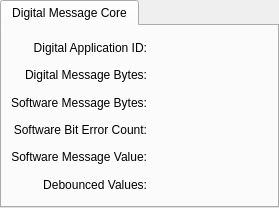
              <widget class="PyDMTabWidget" name="PyDMTabWidget_5">
               <property name="toolTip">
                <string/>
               </property>
               <property name="whatsThis">
                <string/>
               </property>
               <property name="alarmChannels">
                <stringlist>
                 <string></string>
                </stringlist>
               </property>
               <widget class="QWidget" name="tab_8">
                <attribute name="title">
                 <string>Digital Message Core</string>
                </attribute>
                <layout class="QGridLayout" name="gridLayout_19">
                 <property name="leftMargin">
                  <number>9</number>
                 </property>
                 <property name="topMargin">
                  <number>9</number>
                 </property>
                 <property name="bottomMargin">
                  <number>9</number>
                 </property>
                 <item row="0" column="1">
                  <spacer name="horizontalSpacer_4">
                   <property name="orientation">
                    <enum>Qt::Horizontal</enum>
                   </property>
                   <property name="sizeHint" stdset="0">
                    <size>
                     <width>40</width>
                     <height>20</height>
                    </size>
                   </property>
                  </spacer>
                 </item>
                 <item row="0" column="0">
                  <layout class="QGridLayout" name="gridLayout_18">
                   <property name="verticalSpacing">
                    <number>2</number>
                   </property>
                   <item row="0" column="1">
                    <widget class="PyDMLabel" name="PyDMLabel">
                     <property name="minimumSize">
                      <size>
                       <width>75</width>
                       <height>25</height>
                      </size>
                     </property>
                     <property name="maximumSize">
                      <size>
                       <width>100</width>
                       <height>16777215</height>
                      </size>
                     </property>
                     <property name="toolTip">
                      <string/>
                     </property>
                     <property name="alignment">
                      <set>Qt::AlignCenter</set>
                     </property>
                     <property name="margin">
                      <number>0</number>
                     </property>
                     <property name="alarmSensitiveContent" stdset="0">
                      <bool>true</bool>
                     </property>
                     <property name="channel" stdset="0">
                      <string>ca://${P}:DIG_APPID_RBV</string>
                     </property>
                    </widget>
                   </item>
                   <item row="1" column="1">
                    <widget class="PyDMLabel" name="PyDMLabel_46">
                     <property name="minimumSize">
                      <size>
                       <width>75</width>
                       <height>25</height>
                      </size>
                     </property>
                     <property name="maximumSize">
                      <size>
                       <width>100</width>
                       <height>16777215</height>
                      </size>
                     </property>
                     <property name="toolTip">
                      <string/>
                     </property>
                     <property name="alignment">
                      <set>Qt::AlignCenter</set>
                     </property>
                     <property name="alarmSensitiveContent" stdset="0">
                      <bool>true</bool>
                     </property>
                     <property name="channel" stdset="0">
                      <string>ca://${P}:BYTE_COUNT</string>
                     </property>
                    </widget>
                   </item>
                   <item row="1" column="0">
                    <widget class="QLabel" name="label_27">
                     <property name="minimumSize">
                      <size>
                       <width>0</width>
                       <height>25</height>
                      </size>
                     </property>
                     <property name="text">
                      <string>Digital Message Bytes:</string>
                     </property>
                     <property name="alignment">
                      <set>Qt::AlignRight|Qt::AlignTrailing|Qt::AlignVCenter</set>
                     </property>
                    </widget>
                   </item>
                   <item row="2" column="0">
                    <widget class="QLabel" name="label_28">
                     <property name="minimumSize">
                      <size>
                       <width>0</width>
                       <height>25</height>
                      </size>
                     </property>
                     <property name="text">
                      <string>Software Message Bytes:</string>
                     </property>
                     <property name="alignment">
                      <set>Qt::AlignRight|Qt::AlignTrailing|Qt::AlignVCenter</set>
                     </property>
                    </widget>
                   </item>
                   <item row="3" column="0">
                    <widget class="QLabel" name="label_29">
                     <property name="minimumSize">
                      <size>
                       <width>0</width>
                       <height>25</height>
                      </size>
                     </property>
                     <property name="text">
                      <string>Software Bit Error Count:</string>
                     </property>
                     <property name="alignment">
                      <set>Qt::AlignRight|Qt::AlignTrailing|Qt::AlignVCenter</set>
                     </property>
                    </widget>
                   </item>
                   <item row="5" column="0">
                    <widget class="QLabel" name="label_31">
                     <property name="minimumSize">
                      <size>
                       <width>0</width>
                       <height>25</height>
                      </size>
                     </property>
                     <property name="text">
                      <string>Debounced Values:</string>
                     </property>
                     <property name="alignment">
                      <set>Qt::AlignRight|Qt::AlignTrailing|Qt::AlignVCenter</set>
                     </property>
                    </widget>
                   </item>
                   <item row="3" column="1">
                    <widget class="PyDMLabel" name="PyDMLabel_48">
                     <property name="minimumSize">
                      <size>
                       <width>75</width>
                       <height>25</height>
                      </size>
                     </property>
                     <property name="maximumSize">
                      <size>
                       <width>100</width>
                       <height>16777215</height>
                      </size>
                     </property>
                     <property name="toolTip">
                      <string/>
                     </property>
                     <property name="alignment">
                      <set>Qt::AlignCenter</set>
                     </property>
                     <property name="rules" stdset="0">
                      <string>[{&quot;name&quot;: &quot;New Rule&quot;, &quot;property&quot;: &quot;Text&quot;, &quot;initial_value&quot;: &quot;&quot;, &quot;expression&quot;: &quot;'0x{:X}'.format(ch[0] if ch[0]&gt;=0 else ch[0]+2**32)&quot;, &quot;channels&quot;: [{&quot;channel&quot;: &quot;ca://${P}:DIG_SWBITERR_RBV&quot;, &quot;trigger&quot;: true, &quot;use_enum&quot;: true}]}]</string>
                     </property>
                     <property name="precision" stdset="0">
                      <number>0</number>
                     </property>
                     <property name="showUnits" stdset="0">
                      <bool>false</bool>
                     </property>
                     <property name="precisionFromPV" stdset="0">
                      <bool>true</bool>
                     </property>
                     <property name="alarmSensitiveContent" stdset="0">
                      <bool>true</bool>
                     </property>
                     <property name="alarmSensitiveBorder" stdset="0">
                      <bool>true</bool>
                     </property>
                     <property name="PyDMToolTip" stdset="0">
                      <string/>
                     </property>
                     <property name="channel" stdset="0">
                      <string/>
                     </property>
                     <property name="displayFormat" stdset="0">
                      <enum>PyDMLabel::String</enum>
                     </property>
                    </widget>
                   </item>
                   <item row="5" column="1">
                    <widget class="PyDMLabel" name="PyDMLabel_50">
                     <property name="minimumSize">
                      <size>
                       <width>75</width>
                       <height>25</height>
                      </size>
                     </property>
                     <property name="maximumSize">
                      <size>
                       <width>100</width>
                       <height>16777215</height>
                      </size>
                     </property>
                     <property name="toolTip">
                      <string/>
                     </property>
                     <property name="alignment">
                      <set>Qt::AlignCenter</set>
                     </property>
                     <property name="rules" stdset="0">
                      <string>[{&quot;name&quot;: &quot;New Rule&quot;, &quot;property&quot;: &quot;Text&quot;, &quot;initial_value&quot;: &quot;&quot;, &quot;expression&quot;: &quot;'0x{:X}'.format(ch[0] if ch[0]&gt;=0 else ch[0]+2**32)&quot;, &quot;channels&quot;: [{&quot;channel&quot;: &quot;ca://${P}:DIG_DBIN&quot;, &quot;trigger&quot;: true, &quot;use_enum&quot;: true}]}]</string>
                     </property>
                     <property name="precision" stdset="0">
                      <number>0</number>
                     </property>
                     <property name="showUnits" stdset="0">
                      <bool>false</bool>
                     </property>
                     <property name="precisionFromPV" stdset="0">
                      <bool>true</bool>
                     </property>
                     <property name="alarmSensitiveContent" stdset="0">
                      <bool>true</bool>
                     </property>
                     <property name="alarmSensitiveBorder" stdset="0">
                      <bool>true</bool>
                     </property>
                     <property name="PyDMToolTip" stdset="0">
                      <string/>
                     </property>
                     <property name="channel" stdset="0">
                      <string/>
                     </property>
                     <property name="displayFormat" stdset="0">
                      <enum>PyDMLabel::String</enum>
                     </property>
                    </widget>
                   </item>
                   <item row="4" column="1">
                    <widget class="PyDMLabel" name="PyDMLabel_49">
                     <property name="minimumSize">
                      <size>
                       <width>75</width>
                       <height>25</height>
                      </size>
                     </property>
                     <property name="maximumSize">
                      <size>
                       <width>100</width>
                       <height>16777215</height>
                      </size>
                     </property>
                     <property name="toolTip">
                      <string/>
                     </property>
                     <property name="alignment">
                      <set>Qt::AlignCenter</set>
                     </property>
                     <property name="rules" stdset="0">
                      <string>[{&quot;name&quot;: &quot;New Rule&quot;, &quot;property&quot;: &quot;Text&quot;, &quot;initial_value&quot;: &quot;&quot;, &quot;expression&quot;: &quot;'0x{:X}'.format(ch[0] if ch[0]&gt;=0 else ch[0]+2**32)&quot;, &quot;channels&quot;: [{&quot;channel&quot;: &quot;ca://${P}:DIG_SWBIT_RBV&quot;, &quot;trigger&quot;: true, &quot;use_enum&quot;: true}]}]</string>
                     </property>
                     <property name="precision" stdset="0">
                      <number>0</number>
                     </property>
                     <property name="showUnits" stdset="0">
                      <bool>false</bool>
                     </property>
                     <property name="precisionFromPV" stdset="0">
                      <bool>true</bool>
                     </property>
                     <property name="alarmSensitiveContent" stdset="0">
                      <bool>true</bool>
                     </property>
                     <property name="alarmSensitiveBorder" stdset="0">
                      <bool>true</bool>
                     </property>
                     <property name="PyDMToolTip" stdset="0">
                      <string/>
                     </property>
                     <property name="channel" stdset="0">
                      <string/>
                     </property>
                     <property name="displayFormat" stdset="0">
                      <enum>PyDMLabel::String</enum>
                     </property>
                    </widget>
                   </item>
                   <item row="0" column="0">
                    <widget class="QLabel" name="label_26">
                     <property name="minimumSize">
                      <size>
                       <width>0</width>
                       <height>25</height>
                      </size>
                     </property>
                     <property name="text">
                      <string>Digital Application ID:</string>
                     </property>
                     <property name="alignment">
                      <set>Qt::AlignRight|Qt::AlignTrailing|Qt::AlignVCenter</set>
                     </property>
                    </widget>
                   </item>
                   <item row="4" column="0">
                    <widget class="QLabel" name="label_30">
                     <property name="minimumSize">
                      <size>
                       <width>0</width>
                       <height>25</height>
                      </size>
                     </property>
                     <property name="text">
                      <string>Software Message Value:</string>
                     </property>
                     <property name="alignment">
                      <set>Qt::AlignRight|Qt::AlignTrailing|Qt::AlignVCenter</set>
                     </property>
                    </widget>
                   </item>
                   <item row="2" column="1">
                    <widget class="PyDMLabel" name="PyDMLabel_47">
                     <property name="minimumSize">
                      <size>
                       <width>75</width>
                       <height>25</height>
                      </size>
                     </property>
                     <property name="maximumSize">
                      <size>
                       <width>100</width>
                       <height>16777215</height>
                      </size>
                     </property>
                     <property name="toolTip">
                      <string/>
                     </property>
                     <property name="alignment">
                      <set>Qt::AlignCenter</set>
                     </property>
                     <property name="alarmSensitiveContent" stdset="0">
                      <bool>true</bool>
                     </property>
                     <property name="channel" stdset="0">
                      <string>ca://${P}:DIG_SWBYTECNT</string>
                     </property>
                    </widget>
                   </item>
                  </layout>
                 </item>
                </layout>
               </widget>
              </widget>
